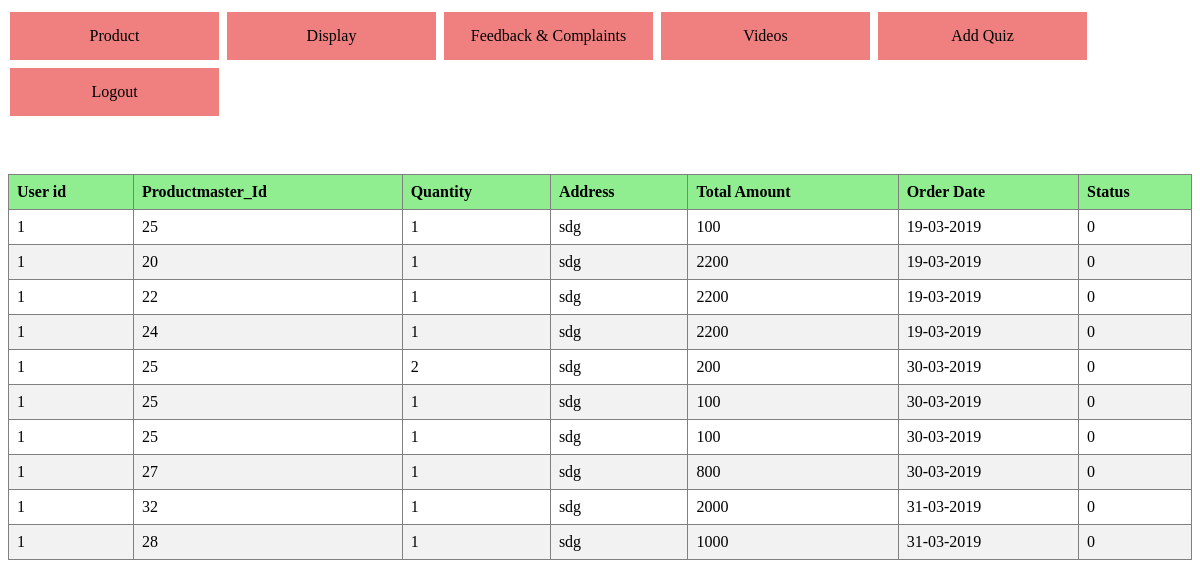
Page /admin/orders.php (signed in) on the committed database.
### tables this page shows
CREATE TABLE `orders` (
  `Order_id` int(60) NOT NULL,
  `U_id` int(60) NOT NULL,
  `Productmaster_id` int(40) NOT NULL,
  `Quantity` int(60) NOT NULL,
  `Address` varchar(90) NOT NULL,
  `Total_amount` int(40) NOT NULL,
  `Order_Date` varchar(40) NOT NULL,
  `Status` varchar(30) NOT NULL
);

### admin/orders.php (the view, shortened to what this page needs)
<?php
include("connect.php");
if(isset($_SESSION['admin_login']))
{
  $sql1= "select * from orders ";
    $result1=mysqli_query($db,$sql1);
    require_once('adminheader.php');
?>
<!DOCTYPE html>
<html>
<head>
</head>
<body>
<br><br><br><br>
<table id="example" border="1%" class="table table-striped table-bordered" style="width:100%" >
<thead>
<tr>
<th><strong>User id</strong></th>
<th><strong>Productmaster_Id</strong></th>
<th><strong>Quantity</strong></th>
<th><strong>Address</strong></th>
<th><strong>Total Amount</strong></th>
<th><strong>Order Date</strong></th>
<th><strong>Status</strong></th>
</tr>
</thead>
<tbody>
<?php
while($row = mysqli_fetch_assoc($result1)){
    ?>
  <tr><td align="center"><?php echo $row['U_id']; ?> </td>
<td align="center"> <?php echo $row['Productmaster_id']; ?></td>
<td align="center"> <?php echo $row['Quantity']; ?></td>
<td align="center"> <?php echo $row['Address']; ?></td>
<td align="center"> <?php echo $row['Total_amount']; ?></td>
<td align="center"> <?php echo $row['Order_Date']; ?></td>
<td align="center"> <?php echo $row['Status']; ?></td>
</tr>
      <?php
}
?>
</body>
</html>
      <?php
}
else
{
   header("location: adminlogin.php");
}
?>

### admin/orders.php (style rules this page uses)
table { border-collapse: collapse; width: 100%; }
th, td { text-align: left; padding: 8px; }
th { background-color: #90EE90; color: black; }
tr:nth-child(even) { background-color: #f2f2f2; }

### rows in the picture
orders: U "1", Productmaster "25", Quantity "1", Address "sdg", Total_amount "100", Order_Date "19-03-2019", Status "0"
orders: U "1", Productmaster "20", Quantity "1", Address "sdg", Total_amount "2200", Order_Date "19-03-2019", Status "0"
orders: U "1", Productmaster "22", Quantity "1", Address "sdg", Total_amount "2200", Order_Date "19-03-2019", Status "0"
orders: U "1", Productmaster "24", Quantity "1", Address "sdg", Total_amount "2200", Order_Date "19-03-2019", Status "0"
orders: U "1", Productmaster "25", Quantity "2", Address "sdg", Total_amount "200", Order_Date "30-03-2019", Status "0"
orders: U "1", Productmaster "25", Quantity "1", Address "sdg", Total_amount "100", Order_Date "30-03-2019", Status "0"
orders: U "1", Productmaster "25", Quantity "1", Address "sdg", Total_amount "100", Order_Date "30-03-2019", Status "0"
orders: U "1", Productmaster "27", Quantity "1", Address "sdg", Total_amount "800", Order_Date "30-03-2019", Status "0"
orders: U "1", Productmaster "32", Quantity "1", Address "sdg", Total_amount "2000", Order_Date "31-03-2019", Status "0"
orders: U "1", Productmaster "28", Quantity "1", Address "sdg", Total_amount "1000", Order_Date "31-03-2019", Status "0"
